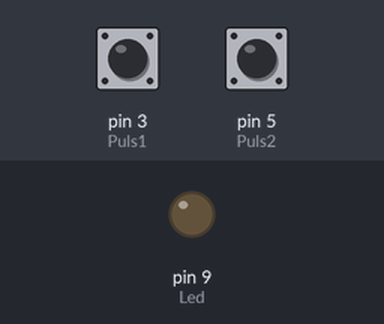
Recording of a sketch running on a simulated Arduino Uno, built with avr-gcc and run on an emulated ATmega328P. Parts: output pins drawn as LEDs (lit = HIGH). Inputs (shaded band) come from the test bench; at power-on: pin 3 (Puls1) HIGH, pin 5 (Puls2) HIGH.

Above: at 1.2 s.
1.3 s: pin 3 (Puls1) pulled LOW for 1 s
At 2.8 s:
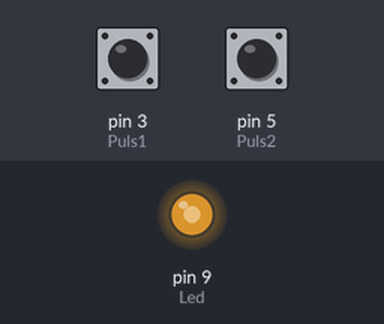
3.8 s: pin 3 (Puls1) pulled LOW for 0.15 s
At 5.1 s:
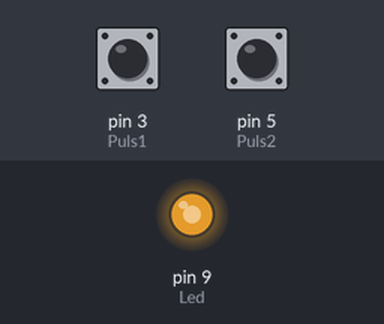
5.4 s: pin 5 (Puls2) pulled LOW for 0.15 s
At 6.3 s:
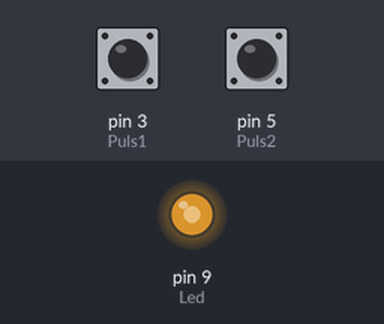
7.0 s: pin 5 (Puls2) pulled LOW for 1 s
At 7.45 s:
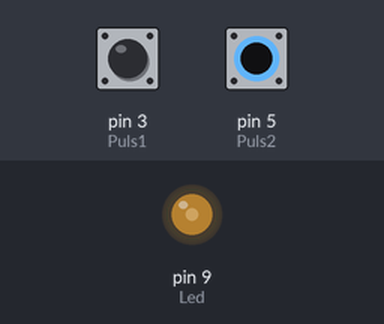
Timing chart, 0 to 10.0 s (numbered marks = the images above; inputs shaded):
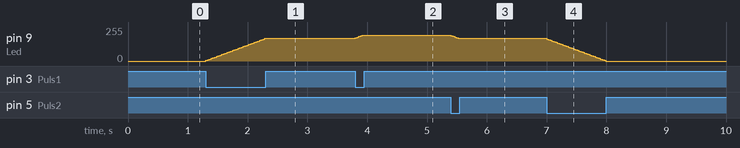

The sketch:

PWM.ino
```cpp
//ContolDeBrillo
int Led=9;
int Puls1=3;
int Puls2=5;
int brillo = 0;
int incremento = 5;

void setup() {
 pinMode(Led,OUTPUT);
 pinMode(Puls1,INPUT_PULLUP);
 pinMode(Puls2,INPUT_PULLUP);

}

void loop() {

  if (digitalRead(Puls1)==LOW) {
  if (brillo<255) {
  brillo= brillo + incremento;
  if (brillo>=255) brillo=255;
  analogWrite (Led,brillo);
  delay (30);
  }

  }

   if (digitalRead(Puls2)==LOW) {
  if (brillo>0) {
  brillo= brillo - incremento;
  analogWrite (Led,brillo);
  delay (30);
  }

  }
}
```

Measured:
- after the input at 1.3 s, pin 9 (Led): moves from 0/255 to 170/255 over 0.99 s, starting at once
- after the input at 3.8 s, pin 9 (Led): 170/255 → 195/255 at once
- after the input at 5.4 s, pin 9 (Led): 195/255 → 170/255 at once
- after the input at 7.0 s, pin 9 (Led): moves from 170/255 to 0/255 over 0.99 s, starting at once
